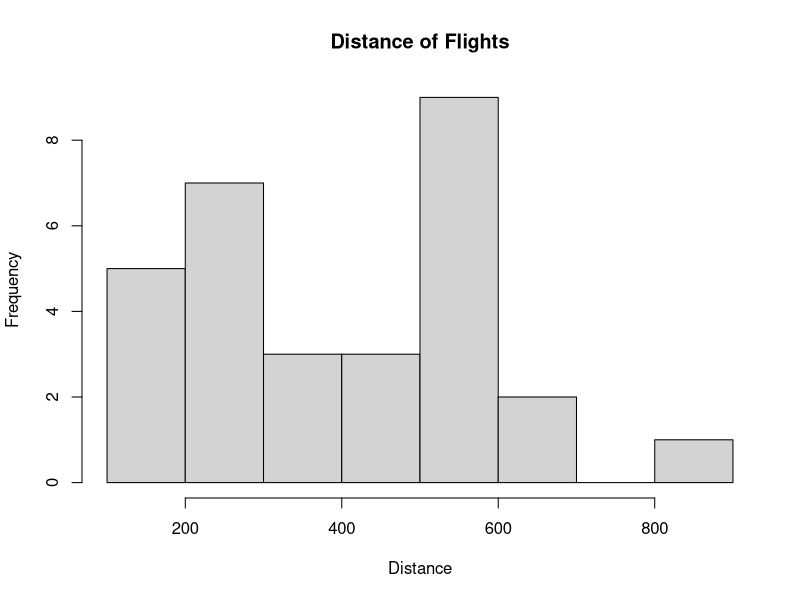
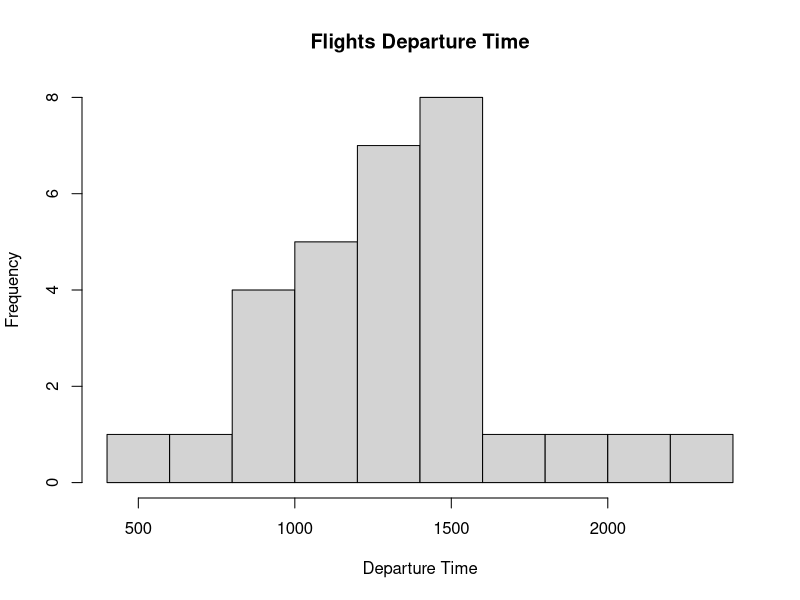
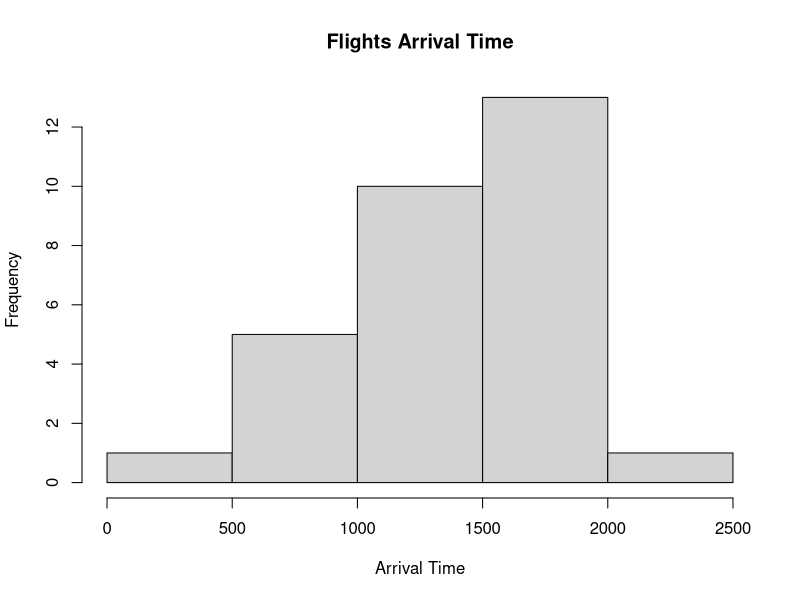
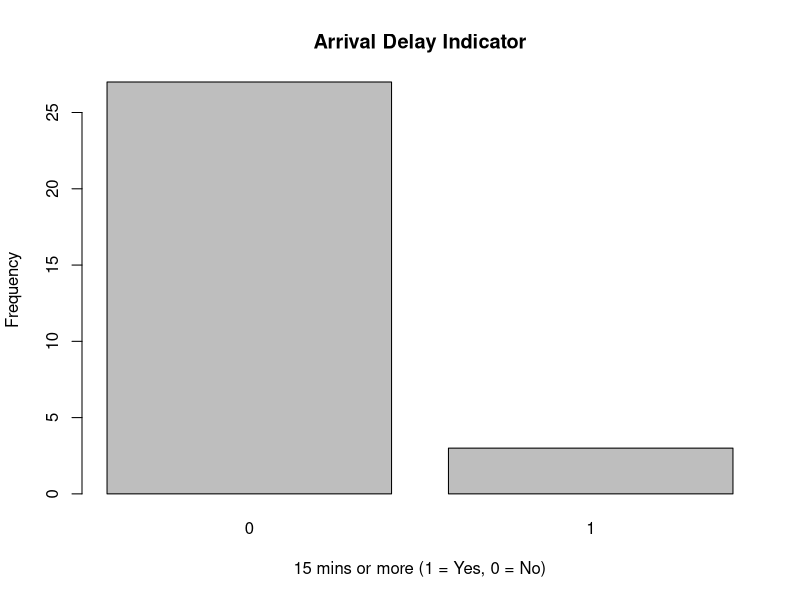

Generate these figures, in order, with R:
library(readr)
ontime <- read_csv("Jan_2019_ontime.csv")
View(ontime)
ontime

#Quantitative Data using a histogram
hist(ontime$DISTANCE, xlab = "Distance", ylab = "Frequency", main = "Distance of Flights")
hist(ontime$DEP_TIME, xlab = "Departure Time", ylab = "Frequency", main = "Flights Departure Time")
hist(ontime$ARR_TIME, xlab = "Arrival Time", ylab = "Frequency", main = "Flights Arrival Time")

#Qualitative Data using barplot
barplot(table(ontime$ARR_DEL15), xlab = "15 mins or more (1 = Yes, 0 = No)", ylab = "Frequency", main = "Arrival Delay Indicator")

